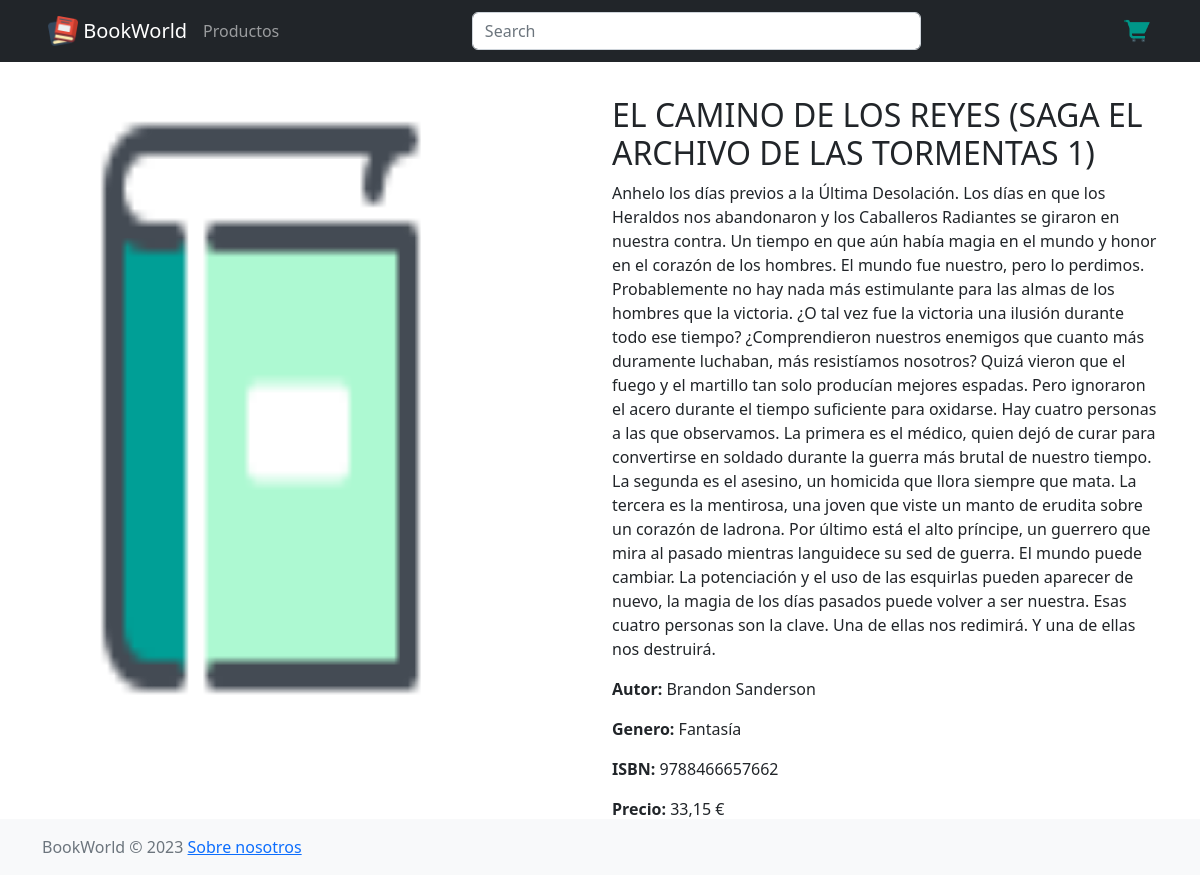
Screenshot of /search/9788466657662 with the database file from the repository.
### BookWorld/models/book.py (models this page shows)
class Book(models.Model):
    isbn = models.CharField(max_length=13, primary_key=True, blank=False, null=False, unique=True)
    title = models.CharField(max_length=150, blank=False, null=False)
    description = models.CharField(max_length=2000, blank=False, null=False)
    author = models.ForeignKey("Author", null=False, on_delete=models.CASCADE)
    genre = models.CharField(max_length=150, blank=False, null=True)
    price = models.FloatField(max_length=150, blank=False, null=True)
    image = models.ImageField(upload_to='images/', blank=True, null=True)

### BookWorld/models/author.py (models this page shows)
class Author(models.Model):
    id = models.AutoField(primary_key=True)
    name = models.CharField(max_length=150, blank=False, null=False)
    description = models.CharField(max_length=225,blank=False,null=False)
    def __str__(self):
        return f"{self.name}"

### BookWorld/views.py (the view)
# urls.py: path('search/<int:product_isbn>', views.product, name='product'),
def product(request, product_isbn):
    book = Book.objects.get(isbn=product_isbn)
    return render(request, 'product.html', {'book': book})

### BookWorld/models/cart_total.py (called while the page is built)
def cart_total(request):
    total = 0
    if "cart" in request.session.keys():
        for key, value in request.session['cart'].items():
            total += value['price'] * value['quantity']
            total = round(total, 2)
    return {'cart_total': total}

### templates/product.html (shortened to what this page needs)
{% load static %}
<!DOCTYPE html>
<html lang="en"/>
<head>
    <link rel="stylesheet" href="https://cdn.jsdelivr.net/npm/bootstrap@5.2.3/dist/css/bootstrap.min.css"
>
</head>
<body>
<header class="navbar navbar-dark bg-dark fixed-top container-fluid d-flex bd-highlight px-5">
    <div class="navbar-nav flex-row flex-fill bd-highlight">
        <a class="navbar-brand" href="{% url 'index' %}"><img src="{% static 'img/icon.png' %}" width="30" height="30"
                                                              class="d-inline-block align-top" alt=""> BookWorld</a>
        <a class="nav-item nav-link" href="{% url 'search_books' %}">Productos</a>
    </div>
    <div class="flex-fill bd-highlight">
        <form class="d-flex" action="{% url 'search_books' %}" method="get">
            <input class="form-control me-2" type="text" placeholder="Search" aria-label="Search" name="q">
        </form>
    </div>
    <div class="flex-fill bd-highlight">
        <nav class="navbar navbar-expand-lg text-light">
            <a class="nav-link ms-auto" aria-current="page" href="{% url 'cart' %}">
                <img src="../static/img/cart.png" width="30" height="30">
            </a>
        </nav>
    </div>
</header>
<div class="container mt-5 pt-5">
    <div class="row">
        <div class="col-md-6">
            <img {% if book.image %}src="{{ book.image.url }}"{% else %}src="{% static 'img/book.png' %}"{% endif %}
                 alt="{{ book.title }}" width="80%" height="80%">
        </div>
        <div class="col-md-6">
            <h2>{{ book.title }}</h2>
            <p>{{ book.description }}</p>
            <p><strong>Autor: </strong>{{ book.author }}</p>
            <p><strong>Genero: </strong>{{ book.genre }}</p>
            <p><strong>ISBN: </strong> {{ book.isbn }}</p>
            <p><strong>Precio: </strong>{{ book.price }} €</p>
            <div class="col text-center">
                <a href="{% url 'addProducts' book.isbn %}" class="btn btn-primary text-center">Agregar al carrito</a>
            </div>
        </div>
    </div>
</div>
<footer class="footer  py-3 bg-light mt-3 fixed-bottom">
    <div class="container">
        <span class="text-muted">BookWorld © <script>document.write(new Date().getFullYear())</script> </span>
        <span class="text-muted"><a href="https://www.youtube.com/watch?v=dQw4w9WgXcQ">Sobre nosotros</a></span>
    </div>
</footer>
</body>
</html>

### rows the page displays
Book: title "EL CAMINO DE LOS REYES (SAGA EL ARCHIVO DE LAS TORMENTAS 1)", description "Anhelo los días previos a la Última Desolación. Los días en que los Heraldos nos abandonaron y los Caballeros Radiantes se giraron en nuestra contra. Un tiempo en que aún había magia en el mundo y honor en el corazón de los hombres. El mundo fue nuestro, pero lo perdimos. Probablemente no hay nada más estimulante para las almas de los hombres que la victoria. ¿O tal vez fue la victoria una ilusión durante todo ese tiempo? ¿Comprendieron nuestros enemigos que cuanto más duramente luchaban, más resistíamos nosotros? Quizá vieron que el fuego y el martillo tan solo producían mejores espadas. Pero ignoraron el acero durante el tiempo suficiente para oxidarse. Hay cuatro personas a las que…", author "Brandon Sanderson", genre "Fantasía", isbn "9788466657662", price "33,15"
